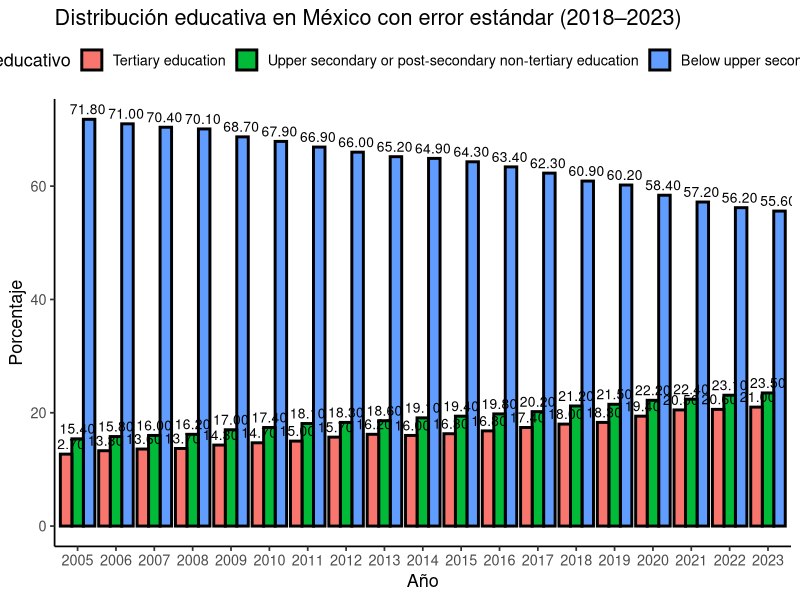
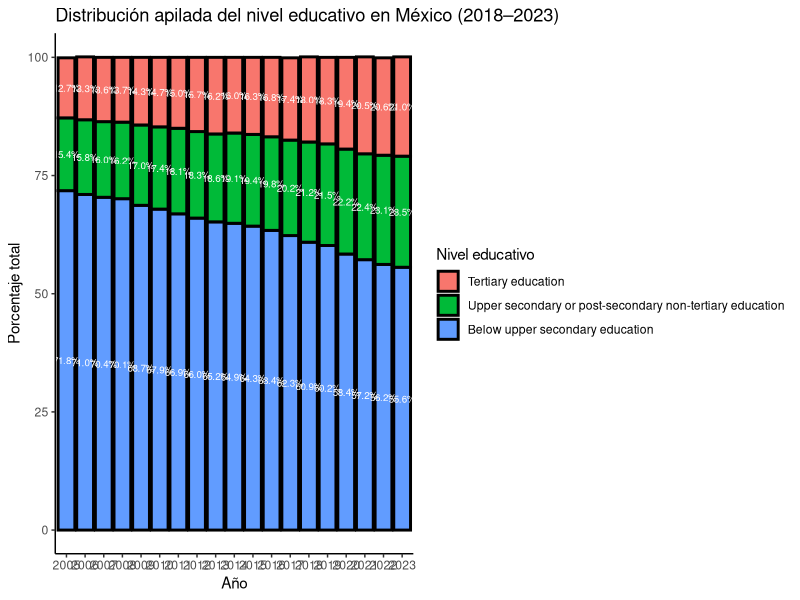
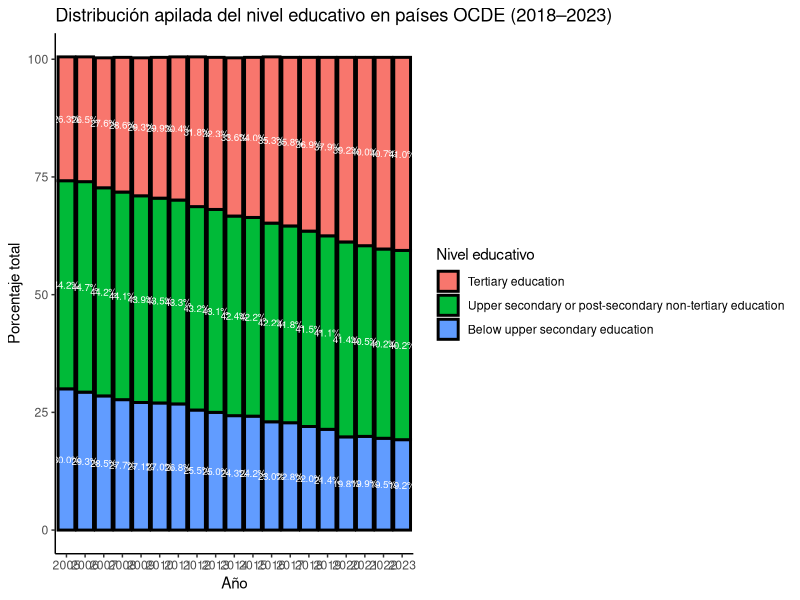
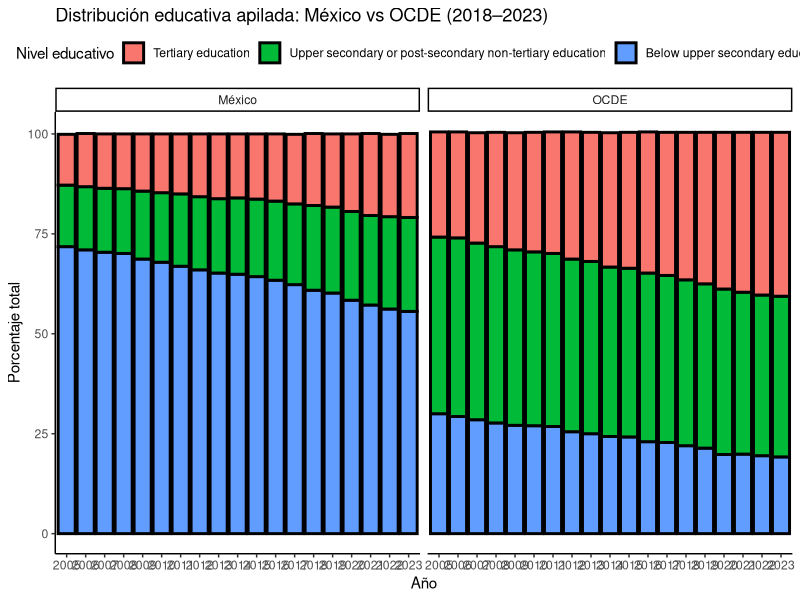

The R source for these figures, in order:
library(tidyverse)
 
# Crear datos largos con error estándar
datos <- tibble::tibble(
  país = rep(c("México", "OCDE"), each = 3 * 19),
  año = rep(rep(2005:2023, each = 3), times = 2),
  nivel = rep(c(
    "Below upper secondary education",
    "Upper secondary or post-secondary non-tertiary education",
    "Tertiary education"
  ), times = 19 * 2),
  valor = c(
    # México
    71.8, 15.4, 12.7,
    71.0, 15.8, 13.3,
    70.4, 16.0, 13.6,
    70.1, 16.2, 13.7,
    68.7, 17.0, 14.3,
    67.9, 17.4, 14.7,
    66.9, 18.1, 15.0,
    66.0, 18.3, 15.7,
    65.2, 18.6, 16.2,
    64.9, 19.1, 16.0,
    64.3, 19.4, 16.3,
    63.4, 19.8, 16.8,
    62.3, 20.2, 17.4,
    60.9, 21.2, 18.0,
    60.2, 21.5, 18.3,
    58.4, 22.2, 19.4,
    57.2, 22.4, 20.5,
    56.2, 23.1, 20.6,
    55.6, 23.5, 21.0,
    # OCDE
    30.0, 44.2, 26.3,
    29.3, 44.7, 26.5,
    28.5, 44.2, 27.6,
    27.7, 44.1, 28.6,
    27.1, 43.9, 29.3,
    27.0, 43.5, 29.9,
    26.8, 43.3, 30.4,
    25.5, 43.2, 31.8,
    25.0, 43.1, 32.3,
    24.3, 42.4, 33.6,
    24.2, 42.2, 34.0,
    23.0, 42.2, 35.3,
    22.8, 41.8, 35.8,
    22.0, 41.5, 36.9,
    21.4, 41.1, 37.9,
    19.8, 41.4, 39.2,
    19.9, 40.5, 40.0,
    19.5, 40.2, 40.7,
    19.2, 40.2, 41.0
  )
)


datos <- datos |>
  mutate(
    nivel = factor(
      nivel,
      levels = c(
        "Tertiary education",
        "Upper secondary or post-secondary non-tertiary education",
        "Below upper secondary education"
      )
    )
  )


tema_grafico <- theme_classic(base_size = 13) +
  theme(legend.position = "top")


etiquetas <- geom_text(
  aes(label = sprintf("%.2f", valor)),
  position = position_dodge(width = 0.8),
  vjust = -0.5, size = 3.5
)


datos |> 
  filter(país == "México") |>
  ggplot(aes(x = factor(año), y = valor, fill = nivel)) +
  geom_bar(stat = "identity", position = position_dodge(width = .9),
           color="black", size=1) +
  etiquetas +
  labs(
    title = "Distribución educativa en México con error estándar (2018–2023)",
    x = "Año", y = "Porcentaje", fill = "Nivel educativo"
  ) +
  tema_grafico



datos_pos <- datos |>
  group_by(país, año) |>
  arrange(país, año, desc(nivel)) |>
  mutate(
    pos = cumsum(valor) - valor / 2,
    etiqueta = sprintf("%.1f%%", valor)
  )


datos_pos |> 
  filter(país == "México") |>
  ggplot(aes(x = factor(año), y = valor, fill = nivel)) +
  geom_bar(stat = "identity", color="black", size=1) +
  geom_text(aes(y = pos, label = etiqueta), color = "white", size = 2.5) +
  labs(
    title = "Distribución apilada del nivel educativo en México (2018–2023)",
    x = "Año", y = "Porcentaje total", fill = "Nivel educativo"
  ) +
  theme_classic()


datos_pos |> 
  filter(país == "OCDE") |>
  ggplot(aes(x = factor(año), y = valor, fill = nivel)) +
  geom_bar(stat = "identity", , color="black", size=1) +
  geom_text(aes(y = pos, label = etiqueta), color = "white", size = 2.5) +
  labs(
    title = "Distribución apilada del nivel educativo en países OCDE (2018–2023)",
    x = "Año", y = "Porcentaje total", fill = "Nivel educativo"
  ) +
  theme_classic()


ggplot(datos_pos, aes(x = factor(año), y = valor, fill = nivel)) +
  geom_bar(stat = "identity", color="black", size=1) + 
  facet_wrap(~ país) +
  labs(
    title = "Distribución educativa apilada: México vs OCDE (2018–2023)",
    x = "Año", y = "Porcentaje total", fill = "Nivel educativo"
  ) +
  theme_classic() +
  theme(legend.position = "top")
















